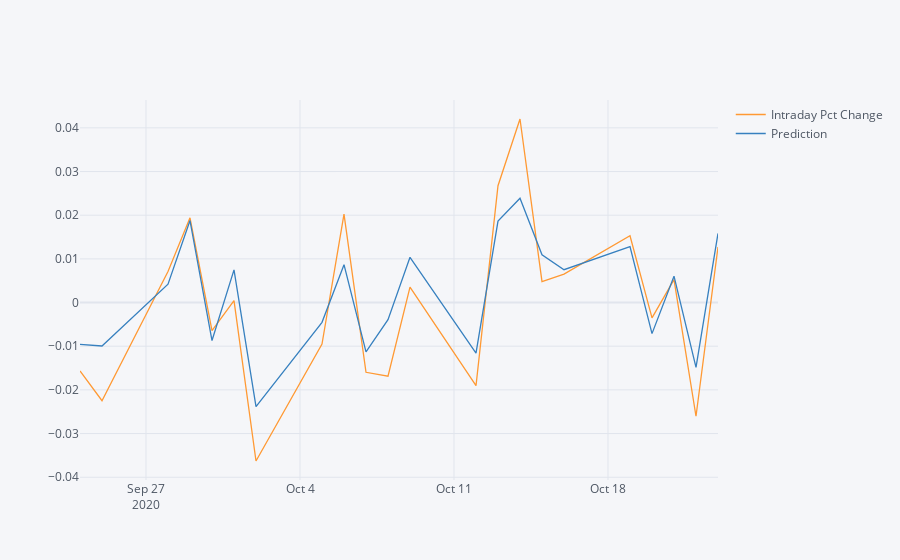
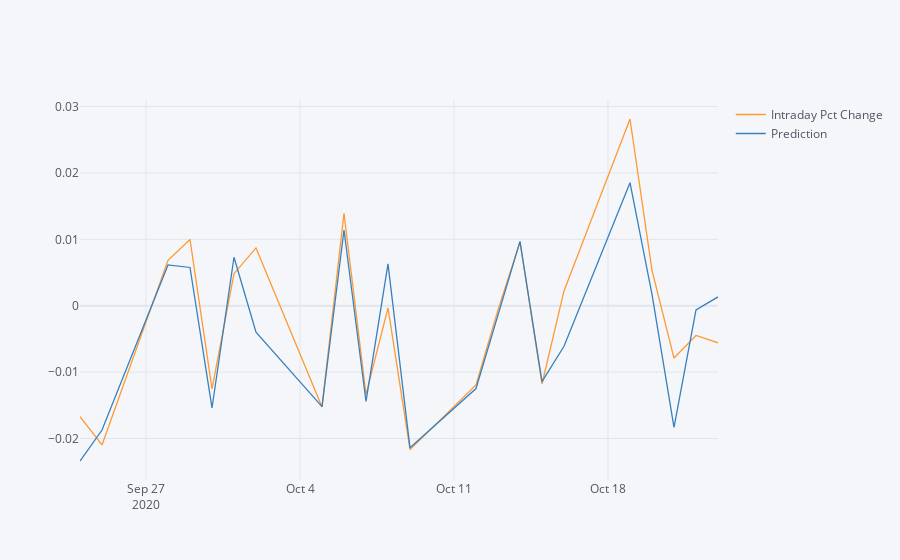
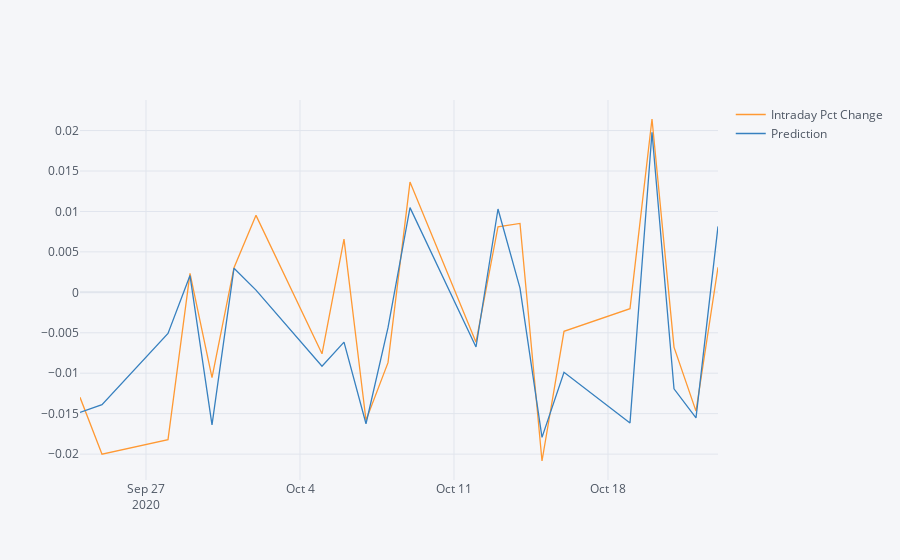
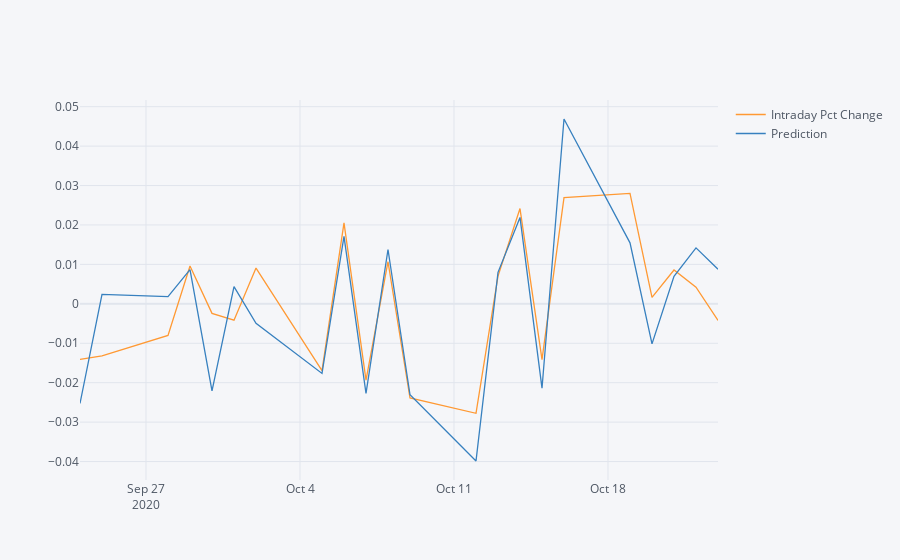

These figures' notebook cell, in order:
### Markdown cell above
<h3>Plotting Actual vs Prediction</h3>

### Code cell
plot_values = [target, "Prediction"]

for key, history in selected_1m_history.items():
    print("For {}:".format(key))
    plotResults(history, plot_values)

### Figure 1 — Plotly figure (JSON) as saved in the notebook; plotly's stock layout.template omitted (floating-point values rounded to 4 significant figures)
{"data": [{"line": {"color": "rgba(255, 153, 51, 1.0)", "dash": "solid", "shape": "linear", "width": 1.3}, "mode": "lines", "name": "Intraday Pct Change", "text": "", "type": "scatter", "x": ["2020-09-24", "2020-09-25", "2020-09-28", "2020-09-29", "2020-09-30", "2020-10-01", "2020-10-02", "2020-10-05", "2020-10-06", "2020-10-07", "2020-10-08", "2020-10-09", "2020-10-12", "2020-10-13", "2020-10-14", "2020-10-15", "2020-10-16", "2020-10-19", "2020-10-20", "2020-10-21", "2020-10-22", "2020-10-23"], "y": [-0.01568, -0.02249, 0.007086, 0.01939, -0.006421, 0.0004243, -0.03629, -0.009496, 0.02026, -0.01597, -0.01688, 0.003545, -0.01905, 0.02675, 0.04203, 0.00477, 0.006519, 0.01529, -0.00352, 0.005258, -0.02604, 0.01272]}, {"line": {"color": "rgba(55, 128, 191, 1.0)", "dash": "solid", "shape": "linear", "width": 1.3}, "mode": "lines", "name": "Prediction", "text": "", "type": "scatter", "x": ["2020-09-24", "2020-09-25", "2020-09-28", "2020-09-29", "2020-09-30", "2020-10-01", "2020-10-02", "2020-10-05", "2020-10-06", "2020-10-07", "2020-10-08", "2020-10-09", "2020-10-12", "2020-10-13", "2020-10-14", "2020-10-15", "2020-10-16", "2020-10-19", "2020-10-20", "2020-10-21", "2020-10-22", "2020-10-23"], "y": [-0.009567, -0.009952, 0.004213, 0.01878, -0.008694, 0.007472, -0.02382, -0.004528, 0.008675, -0.01129, -0.003909, 0.01035, -0.01157, 0.01863, 0.02389, 0.01094, 0.007527, 0.01282, -0.007116, 0.006043, -0.01483, 0.01582]}], "layout": {"legend": {"bgcolor": "#F5F6F9", "font": {"color": "#4D5663"}}, "paper_bgcolor": "#F5F6F9", "plot_bgcolor": "#F5F6F9", "title": {"font": {"color": "#4D5663"}}, "xaxis": {"gridcolor": "#E1E5ED", "showgrid": true, "tickfont": {"color": "#4D5663"}, "title": {"font": {"color": "#4D5663"}, "text": ""}, "zerolinecolor": "#E1E5ED"}, "yaxis": {"gridcolor": "#E1E5ED", "showgrid": true, "tickfont": {"color": "#4D5663"}, "title": {"font": {"color": "#4D5663"}, "text": ""}, "zerolinecolor": "#E1E5ED"}}}

### Figure 2 — Plotly figure (JSON) as saved in the notebook; plotly's stock layout.template omitted (floating-point values rounded to 4 significant figures)
{"data": [{"line": {"color": "rgba(255, 153, 51, 1.0)", "dash": "solid", "shape": "linear", "width": 1.3}, "mode": "lines", "name": "Intraday Pct Change", "text": "", "type": "scatter", "x": ["2020-09-24", "2020-09-25", "2020-09-28", "2020-09-29", "2020-09-30", "2020-10-01", "2020-10-02", "2020-10-05", "2020-10-06", "2020-10-07", "2020-10-08", "2020-10-09", "2020-10-12", "2020-10-13", "2020-10-14", "2020-10-15", "2020-10-16", "2020-10-19", "2020-10-20", "2020-10-21", "2020-10-22", "2020-10-23"], "y": [-0.01671, -0.02098, 0.006829, 0.009983, -0.01252, 0.004825, 0.008702, -0.01525, 0.01394, -0.01338, -0.0003326, -0.02168, -0.01193, -0.0006286, 0.009596, -0.01179, 0.002226, 0.02813, 0.005329, -0.007883, -0.004487, -0.005581]}, {"line": {"color": "rgba(55, 128, 191, 1.0)", "dash": "solid", "shape": "linear", "width": 1.3}, "mode": "lines", "name": "Prediction", "text": "", "type": "scatter", "x": ["2020-09-24", "2020-09-25", "2020-09-28", "2020-09-29", "2020-09-30", "2020-10-01", "2020-10-02", "2020-10-05", "2020-10-06", "2020-10-07", "2020-10-08", "2020-10-09", "2020-10-12", "2020-10-13", "2020-10-14", "2020-10-15", "2020-10-16", "2020-10-19", "2020-10-20", "2020-10-21", "2020-10-22", "2020-10-23"], "y": [-0.02339, -0.01873, 0.006145, 0.005761, -0.0154, 0.007296, -0.003984, -0.01521, 0.01141, -0.01442, 0.006299, -0.02141, -0.01248, -0.001524, 0.009691, -0.01143, -0.006103, 0.01853, 0.001713, -0.01832, -0.000625, 0.001329]}], "layout": {"legend": {"bgcolor": "#F5F6F9", "font": {"color": "#4D5663"}}, "paper_bgcolor": "#F5F6F9", "plot_bgcolor": "#F5F6F9", "title": {"font": {"color": "#4D5663"}}, "xaxis": {"gridcolor": "#E1E5ED", "showgrid": true, "tickfont": {"color": "#4D5663"}, "title": {"font": {"color": "#4D5663"}, "text": ""}, "zerolinecolor": "#E1E5ED"}, "yaxis": {"gridcolor": "#E1E5ED", "showgrid": true, "tickfont": {"color": "#4D5663"}, "title": {"font": {"color": "#4D5663"}, "text": ""}, "zerolinecolor": "#E1E5ED"}}}

### Figure 3 — Plotly figure (JSON) as saved in the notebook; plotly's stock layout.template omitted (floating-point values rounded to 4 significant figures)
{"data": [{"line": {"color": "rgba(255, 153, 51, 1.0)", "dash": "solid", "shape": "linear", "width": 1.3}, "mode": "lines", "name": "Intraday Pct Change", "text": "", "type": "scatter", "x": ["2020-09-24", "2020-09-25", "2020-09-28", "2020-09-29", "2020-09-30", "2020-10-01", "2020-10-02", "2020-10-05", "2020-10-06", "2020-10-07", "2020-10-08", "2020-10-09", "2020-10-12", "2020-10-13", "2020-10-14", "2020-10-15", "2020-10-16", "2020-10-19", "2020-10-20", "2020-10-21", "2020-10-22", "2020-10-23"], "y": [-0.01298, -0.02002, -0.01821, 0.002339, -0.01054, 0.003053, 0.009515, -0.007602, 0.006575, -0.01581, -0.008694, 0.01363, -0.006162, 0.008108, 0.008517, -0.02085, -0.004824, -0.002019, 0.02143, -0.006775, -0.01468, 0.003102]}, {"line": {"color": "rgba(55, 128, 191, 1.0)", "dash": "solid", "shape": "linear", "width": 1.3}, "mode": "lines", "name": "Prediction", "text": "", "type": "scatter", "x": ["2020-09-24", "2020-09-25", "2020-09-28", "2020-09-29", "2020-09-30", "2020-10-01", "2020-10-02", "2020-10-05", "2020-10-06", "2020-10-07", "2020-10-08", "2020-10-09", "2020-10-12", "2020-10-13", "2020-10-14", "2020-10-15", "2020-10-16", "2020-10-19", "2020-10-20", "2020-10-21", "2020-10-22", "2020-10-23"], "y": [-0.01484, -0.01388, -0.005091, 0.002068, -0.01638, 0.002985, 0.0002772, -0.009142, -0.006152, -0.01625, -0.004373, 0.01047, -0.006756, 0.0103, 0.0005214, -0.01794, -0.009892, -0.01615, 0.01978, -0.01193, -0.01552, 0.008146]}], "layout": {"legend": {"bgcolor": "#F5F6F9", "font": {"color": "#4D5663"}}, "paper_bgcolor": "#F5F6F9", "plot_bgcolor": "#F5F6F9", "title": {"font": {"color": "#4D5663"}}, "xaxis": {"gridcolor": "#E1E5ED", "showgrid": true, "tickfont": {"color": "#4D5663"}, "title": {"font": {"color": "#4D5663"}, "text": ""}, "zerolinecolor": "#E1E5ED"}, "yaxis": {"gridcolor": "#E1E5ED", "showgrid": true, "tickfont": {"color": "#4D5663"}, "title": {"font": {"color": "#4D5663"}, "text": ""}, "zerolinecolor": "#E1E5ED"}}}

### Figure 4 — Plotly figure (JSON) as saved in the notebook; plotly's stock layout.template omitted (floating-point values rounded to 4 significant figures)
{"data": [{"line": {"color": "rgba(255, 153, 51, 1.0)", "dash": "solid", "shape": "linear", "width": 1.3}, "mode": "lines", "name": "Intraday Pct Change", "text": "", "type": "scatter", "x": ["2020-09-24", "2020-09-25", "2020-09-28", "2020-09-29", "2020-09-30", "2020-10-01", "2020-10-02", "2020-10-05", "2020-10-06", "2020-10-07", "2020-10-08", "2020-10-09", "2020-10-12", "2020-10-13", "2020-10-14", "2020-10-15", "2020-10-16", "2020-10-19", "2020-10-20", "2020-10-21", "2020-10-22", "2020-10-23"], "y": [-0.0141, -0.01318, -0.008003, 0.009608, -0.002416, -0.004133, 0.009078, -0.01696, 0.02055, -0.01936, 0.01068, -0.02388, -0.02776, 0.007024, 0.02416, -0.01417, 0.02691, 0.028, 0.001635, 0.008579, 0.004223, -0.004199]}, {"line": {"color": "rgba(55, 128, 191, 1.0)", "dash": "solid", "shape": "linear", "width": 1.3}, "mode": "lines", "name": "Prediction", "text": "", "type": "scatter", "x": ["2020-09-24", "2020-09-25", "2020-09-28", "2020-09-29", "2020-09-30", "2020-10-01", "2020-10-02", "2020-10-05", "2020-10-06", "2020-10-07", "2020-10-08", "2020-10-09", "2020-10-12", "2020-10-13", "2020-10-14", "2020-10-15", "2020-10-16", "2020-10-19", "2020-10-20", "2020-10-21", "2020-10-22", "2020-10-23"], "y": [-0.02526, 0.002405, 0.001826, 0.008663, -0.0221, 0.00435, -0.004956, -0.01766, 0.01712, -0.02271, 0.01379, -0.02306, -0.03986, 0.007993, 0.02192, -0.02139, 0.04688, 0.01547, -0.01014, 0.006994, 0.0142, 0.008781]}], "layout": {"legend": {"bgcolor": "#F5F6F9", "font": {"color": "#4D5663"}}, "paper_bgcolor": "#F5F6F9", "plot_bgcolor": "#F5F6F9", "title": {"font": {"color": "#4D5663"}}, "xaxis": {"gridcolor": "#E1E5ED", "showgrid": true, "tickfont": {"color": "#4D5663"}, "title": {"font": {"color": "#4D5663"}, "text": ""}, "zerolinecolor": "#E1E5ED"}, "yaxis": {"gridcolor": "#E1E5ED", "showgrid": true, "tickfont": {"color": "#4D5663"}, "title": {"font": {"color": "#4D5663"}, "text": ""}, "zerolinecolor": "#E1E5ED"}}}
